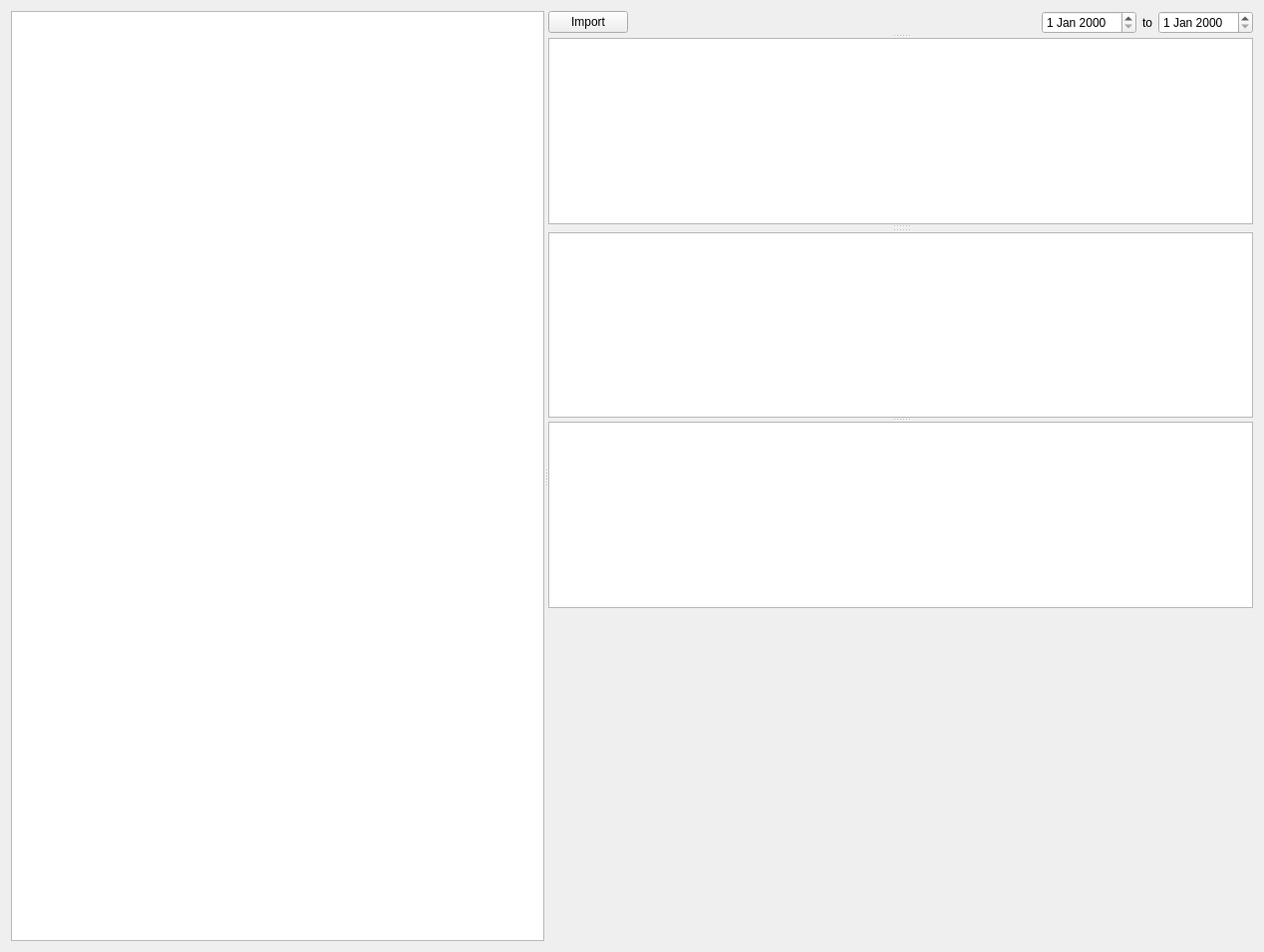
<?xml version="1.0" encoding="UTF-8"?>
<ui version="4.0">
 <class>PaneOrderApis</class>
 <widget class="QWidget" name="PaneOrderApis">
  <property name="geometry">
   <rect>
    <x>0</x>
    <y>0</y>
    <width>1268</width>
    <height>955</height>
   </rect>
  </property>
  <property name="windowTitle">
   <string>Form</string>
  </property>
  <layout class="QVBoxLayout" name="verticalLayout_2">
   <item>
    <widget class="QSplitter" name="splitter_2">
     <property name="orientation">
      <enum>Qt::Horizontal</enum>
     </property>
     <widget class="QTableView" name="tableImporters"/>
     <widget class="QWidget" name="layoutWidget">
      <layout class="QVBoxLayout" name="verticalLayout">
       <item>
        <widget class="QSplitter" name="splitter">
         <property name="orientation">
          <enum>Qt::Vertical</enum>
         </property>
         <widget class="QWidget" name="layoutWidget">
          <layout class="QHBoxLayout" name="horizontalLayout">
           <item>
            <widget class="QPushButton" name="buttonImport">
             <property name="text">
              <string>Import</string>
             </property>
            </widget>
           </item>
           <item>
            <spacer name="horizontalSpacer">
             <property name="orientation">
              <enum>Qt::Horizontal</enum>
             </property>
             <property name="sizeHint" stdset="0">
              <size>
               <width>40</width>
               <height>20</height>
              </size>
             </property>
            </spacer>
           </item>
           <item>
            <widget class="QDateEdit" name="dateEditMin"/>
           </item>
           <item>
            <widget class="QLabel" name="label">
             <property name="text">
              <string>to</string>
             </property>
            </widget>
           </item>
           <item>
            <widget class="QDateEdit" name="dateEditMax"/>
           </item>
          </layout>
         </widget>
         <widget class="QTableView" name="tableParams">
          <attribute name="horizontalHeaderDefaultSectionSize">
           <number>250</number>
          </attribute>
          <attribute name="horizontalHeaderStretchLastSection">
           <bool>true</bool>
          </attribute>
         </widget>
         <widget class="QWidget" name="widgetRecordEditors" native="true">
          <layout class="QVBoxLayout" name="layoutRecordEditors">
           <property name="leftMargin">
            <number>0</number>
           </property>
           <property name="topMargin">
            <number>0</number>
           </property>
           <property name="rightMargin">
            <number>0</number>
           </property>
           <property name="bottomMargin">
            <number>0</number>
           </property>
          </layout>
         </widget>
         <widget class="QChartView" name="chartOrders"/>
         <widget class="QTableView" name="tableOrders">
          <property name="sortingEnabled">
           <bool>true</bool>
          </property>
         </widget>
        </widget>
       </item>
       <item>
        <spacer name="verticalSpacer">
         <property name="orientation">
          <enum>Qt::Vertical</enum>
         </property>
         <property name="sizeHint" stdset="0">
          <size>
           <width>20</width>
           <height>40</height>
          </size>
         </property>
        </spacer>
       </item>
      </layout>
     </widget>
    </widget>
   </item>
  </layout>
 </widget>
 <customwidgets>
  <customwidget>
   <class>QChartView</class>
   <extends>QGraphicsView</extends>
   <header>qchartview.h</header>
  </customwidget>
 </customwidgets>
 <resources/>
 <connections/>
</ui>
